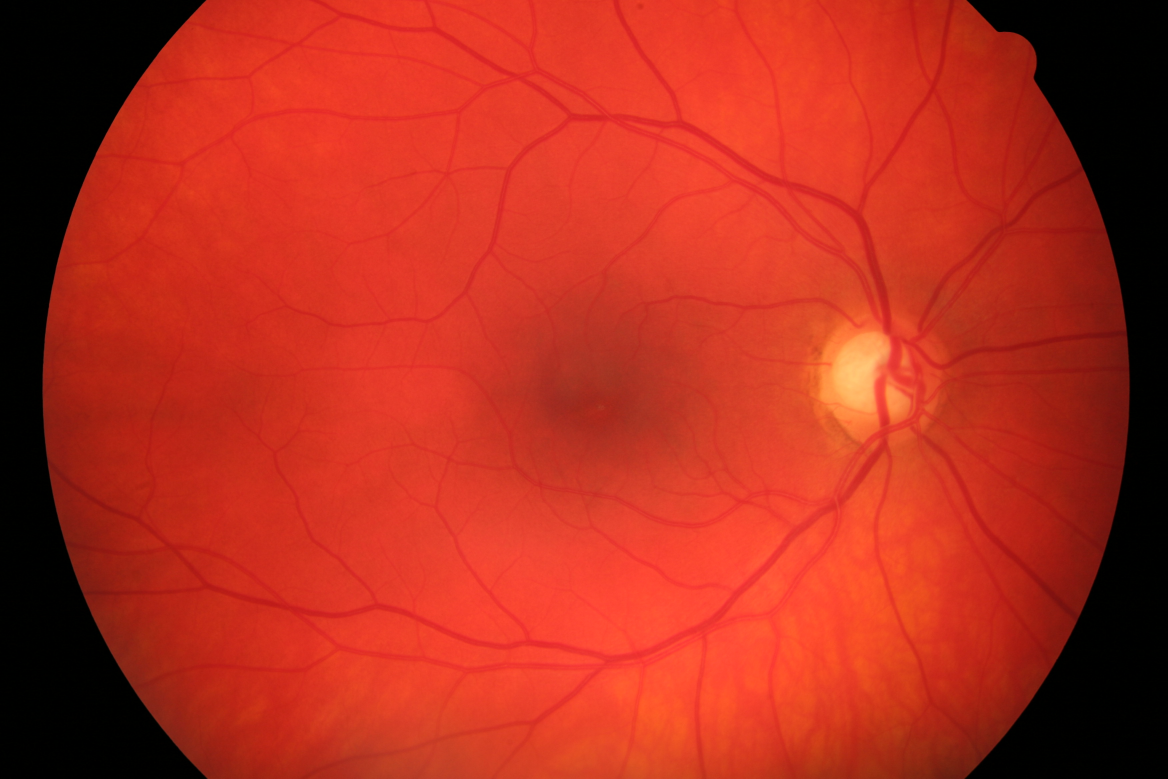
#> input picture images/glaucoma10.jpg, 3504 x 2336 px (shown at 1/3 size)
$ python entrega.py   (older library calls are emulated)
#> lines starting #> are read from the running program, lines starting #| are printed output that depends on the picture; after the words box and inside, x2 and y2 are one past the last pixel; in counts of white or black regions, pixels touching at a corner belong together
import numpy as np
#import scipy as sp
import scipy.ndimage as ndimage
#import math
#from skimage import exposure,filters
#from matplotlib import pyplot as plt
import cv2
#import matplotlib.pyplot as plt
from skimage.transform import hough_circle, hough_circle_peaks,hough_ellipse
#from skimage.feature import canny
from skimage.draw import circle_perimeter
#from skimage.segmentation import active_contour
#from skimage.filters import gaussian
#import argparse

def resize(img):
	return cv2.resize(img, (1080, 720))


def rgb2Blue(img):
	b,g,r = cv2.split(img)
	return b

def rgb2Red(img):
	b,g,r = cv2.split(img)
	return r

def rgb2Green(img):
	b,g,r = cv2.split(img)
	return g

def rgb2Gray(img):
	return cv2.cvtColor(img,cv2.COLOR_BGR2GRAY)

def rgb2lab(img):
	return cv2.cvtColor(img,cv2.COLOR_BGR2LAB)

#############preprocess###########
##Image is split on B,G,R channel
##Red channel is isolated
##Smoothing over the red channel is applied
##Sharpening and Equalization to te image are applied
##A morph closing is applied to remove artifacts
##################################
def preprocess(img):
	b,g,r = cv2.split(img)
	gray = rgb2Red(img)
	gray_blur = cv2.GaussianBlur(gray, (5,5), 0)
	gray = cv2.addWeighted(gray, 1.5, gray_blur, -0.5, 0, gray)
	kernel = cv2.getStructuringElement(cv2.MORPH_ELLIPSE,(31,31))
	gray = ndimage.grey_closing(gray,structure=kernel)
	gray = cv2.equalizeHist(gray)
	return gray

#############getROI##############
##Image is resized
##We take green channel and smooth it
##Opening is done to remove artifacts, in order to preserve only BRIGHTEST elements
##Now we get the most bright pixel position
##We return that position in a 110x110 window
##It is actually a simple way to detect the optic disc, but it works so..
##################################
def getROI(image):
	image_resized = resize(image)
	b,g,r = cv2.split(image_resized)
	g = cv2.GaussianBlur(g,(15,15),0)
	kernel = cv2.getStructuringElement(cv2.MORPH_ELLIPSE,(15,15))
	g = ndimage.grey_opening(g,structure=kernel)
	(minVal, maxVal, minLoc, maxLoc) = cv2.minMaxLoc(g)

	x0 = int(maxLoc[0])-110
	y0 = int(maxLoc[1])-110
	x1 = int(maxLoc[0])+110
	y1 = int(maxLoc[1])+110

	return image_resized[y0:y1,x0:x1]


# [49 lines left out: functions getValue, kmeans, checkSide, checkHigh, not called in this run]

def canny(img,sigma):
	v = np.mean(img)
	sigma = sigma
	lower = int(max(0, (1.0 - sigma) * v))
	upper = int(min(255, (1.0 + sigma) * v))
	edged = cv2.Canny(img, lower, upper)
	return edged

def hough(edged,limm,limM):
	hough_radii = np.arange(limm, limM, 1)
	hough_res = hough_circle(edged, hough_radii)
	return hough_circle_peaks(hough_res, hough_radii,total_num_peaks=1)

'''
parser = argparse.ArgumentParser(description='Optic disc segmentation.')
parser.add_argument("-f", dest='file', action='store', type=str, help='The image to process.')
args = parser.parse_args()

print(args.accumulate(args.integers))
'''
############################
##Here we start the process
############################

image = cv2.imread("images/glaucoma10.jpg")
#> image is the input picture: shape (2336, 3504, 3); mean B, G, R 29.6, 46, 178.9
image2 = cv2.imread("r2_Im320.png")
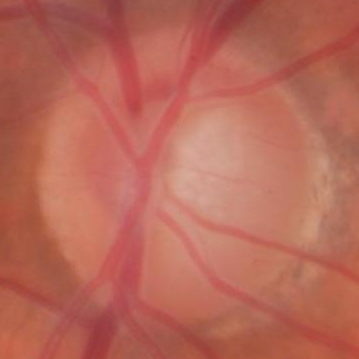
#> input picture r2_Im320.png, 359 x 359 px
#> image2 is the input picture: shape (359, 359, 3); mean B, G, R 88.9, 104.5, 183.6
image = cv2.resize(image, (1080, 720))
#> image: shape (720, 1080, 3)

cv2.imshow("original image", image)
roi = getROI(image)
#> in getROI, `b,g,r = cv2.split(image_resized)`:
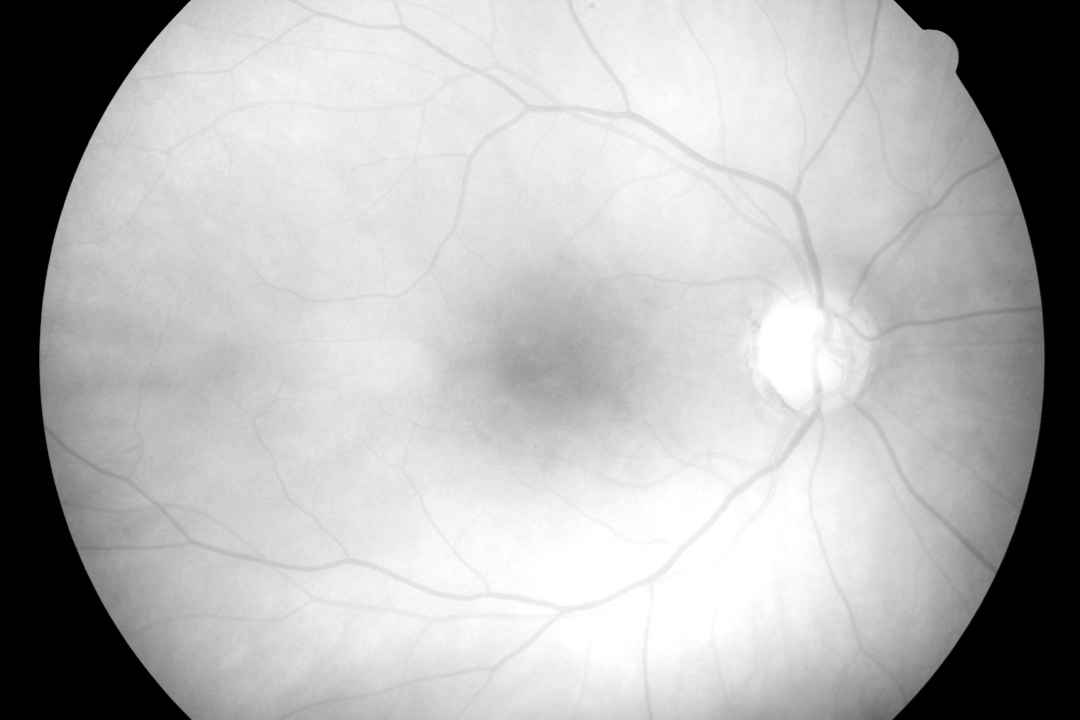
#> r: shape (720, 1080); min 0, max 255, mean 178.9
#> in getROI, `(minVal, maxVal, minLoc, maxLoc) = cv2.minMaxLoc(g)`: minVal = 1; maxVal = 190; minLoc = (0, 0); maxLoc = (790, 338)
#> in getROI, `x0 = int(maxLoc[0])-110`: x0 = 680
#> in getROI, `y0 = int(maxLoc[1])-110`: y0 = 228
#> in getROI, `x1 = int(maxLoc[0])+110`: x1 = 900
#> in getROI, `y1 = int(maxLoc[1])+110`: y1 = 448
preprocessed_roi = preprocess(roi)
#> in preprocess, `b,g,r = cv2.split(img)`:
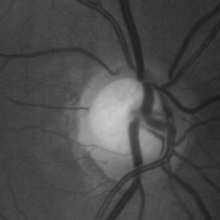
#> g: shape (220, 220); min 28, max 202, mean 74.9
#> in preprocess, `b,g,r = cv2.split(img)`:
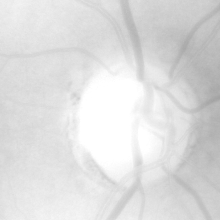
#> r: shape (220, 220); min 162, max 255, mean 221.7
#> in preprocess, `gray = cv2.equalizeHist(gray)`:
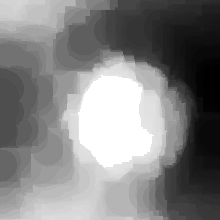
#> gray: shape (220, 220); min 0, max 255, mean 130.5

cv2.imshow("safat", roi)

#im2, contours, hierarchy = cv2.findContours(segmented, cv2.RETR_TREE, cv2.CHAIN_APPROX_SIMPLE)
##We get our ROI and then we preprocess it.
##After preprocess, we apply a canny border algorithm
##We dilate the borders in order to make it easy to detect with hough


edged = canny(preprocessed_roi,0.22)
#> in canny, `v = np.mean(img)`: v = 130.5
#> in canny, `lower = int(max(0, (1.0 - sigma) * v))`: lower = 101
#> in canny, `upper = int(min(255, (1.0 + sigma) * v))`: upper = 159
#> in canny, `edged = cv2.Canny(img, lower, upper)`: edged: shape (220, 220); 2.2% white in thin lines or dots, all inside (x1, y1, x2, y2) = (52, 0, 191, 220)
kernel = np.ones((3,3),np.uint8)

edged = cv2.dilate(edged,kernel,iterations=3)
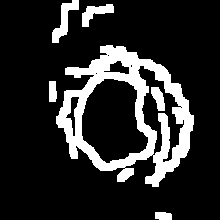
#> edged: shape (220, 220); 16.6% white; 6 white regions, box (x1, y1, x2, y2) and area: (56, 45, 194, 187) 6777, (52, 0, 79, 43) 441, (82, 4, 114, 27) 340, (151, 87, 165, 111) 215, (49, 81, 57, 102) 155, (155, 212, 172, 220) 125
accums, cx, cy, radii = hough(edged,55,80)
#> accums = [0.85]; cx = [133]; cy = [119]; radii = [55]


for center_y, center_x, radius in zip(cy, cx, radii):
	circy, circx = circle_perimeter(center_y, center_x, radius)
	try:
		roi[circy, circx] = (220, 20, 20)
	except :
		continue
#> this loop made 1 pass
#> (center_y, center_x, radius) on pass 1: (119, 133, 55)
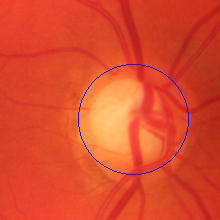
#> roi: shape (220, 220, 3); mean B, G, R 44.9, 74.4, 220.3


#init = np.array([circx, circy]).T


cv2.imshow('Pre-Processed Region of Interest ', preprocessed_roi)
cv2.imshow('Region of Interest ', roi)

############################


cv2.waitKey(0)
cv2.destroyAllWindows()
